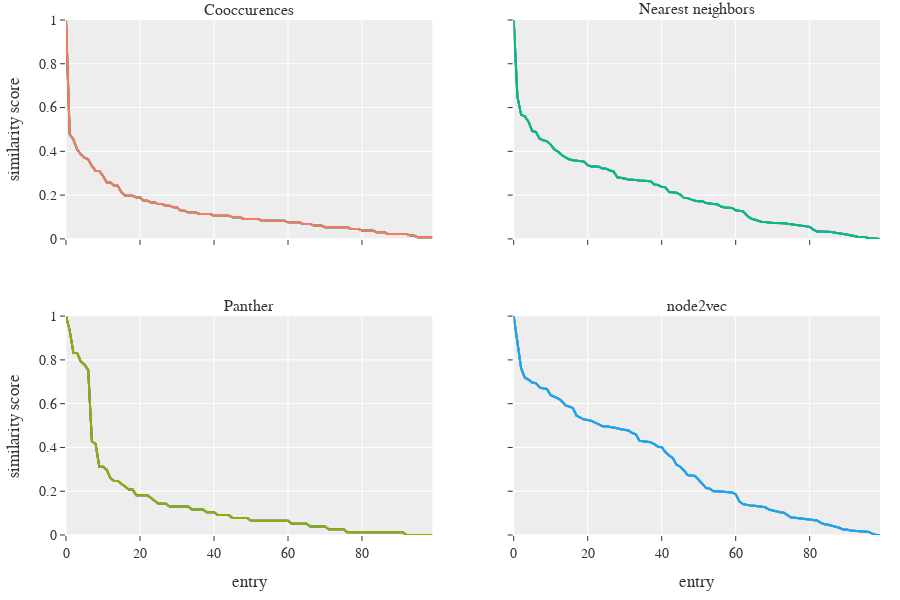

Here is the notebook cell this chart was saved with:
### Code cell
row, col = 0, 1
food = 'pepper'
for method in MY_METHODS:
    row = row + 1
    if row == 3:
        row = 1
        col = 2
    target_df = pd.read_csv(f"results/100_{food}_pairings.csv", index_col=None)
    similarities = target_df[f"{method} Similarity"].values.tolist()
    indexes = list(range(0, len(similarities)))
    fig.append_trace(go.Scatter(
            x = indexes, 
            y = similarities,
            mode='lines'
            ),
            row=row, col=col)
    if row == 2:
        fig.update_xaxes(title_text='entry', row=row, col=col)
    if col == 1:
        fig.update_yaxes(title_text='similarity score', row=row, col=col, range=[0,1])

fig.update_layout(height=600, width=800, showlegend=False)
fig.update_layout(
        font=dict(
            family="CMU Serif",
            size=14, 
        ),
        template = 'ggplot2', 
        height=600,
        width = 900,
        margin=dict(l=20, r=20, t=20, b=20),
    )
fig.show()
pio.write_image(fig, f"images/scores.png", scale=6, width=800, height=600)
    # plot_line('tomato', method, f"{method}_score")
